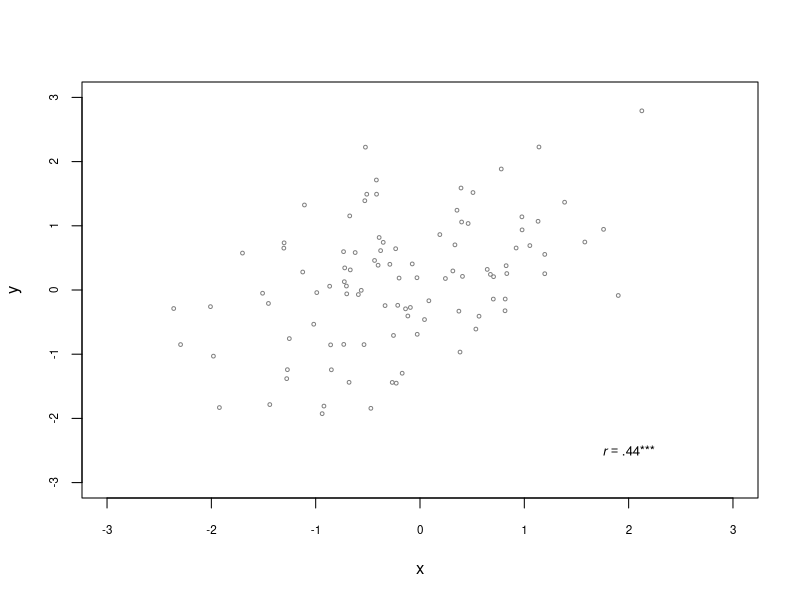

The R script that drew this image:
## ---- chunk 1
knitr::opts_chunk$set(echo = F)
# required package
library(psych)

# required function
# required function
apa.coef <- function(coef,gt1=T,digits=2) { # function for reporting results according to APA conventions
  if (gt1==T) {
    coef=format(round(coef,digits=digits),nsmall=digits)
  } else if (gt1==F) {
    coef=sub('0.','.',format(round(coef,digits=digits),nsmall=digits))
  }
  return(coef)
}

## ---- chunk 2
set.seed(242)       # set custom seed for reproducible results
x=rnorm(100)        # generate random variable x with 100 obs. 
y=0.2*x+rnorm(100)  # generate random variable y with 100 obs. that covaries with x
ct=corr.test(data.frame(x,y)) # get Pearson correlation
pval=ct$ci$p
if (pval < .05 & pval >= .01) {
  asterisk="*"
} else if (pval < .01 & pval >= .001) {
  asterisk = "**"
} else if (pval < .001) {
  asterisk="***"
}

plot(y~x,cex=.5,col=grey(.5),xlim=c(-3,3),ylim=c(-3,3),cex.axis=.7)
text(2,-2.5,bquote(italic(r)==.(paste0(apa.coef(ct$ci$r,gt1=F),asterisk,collapse=""))),cex=.8)

